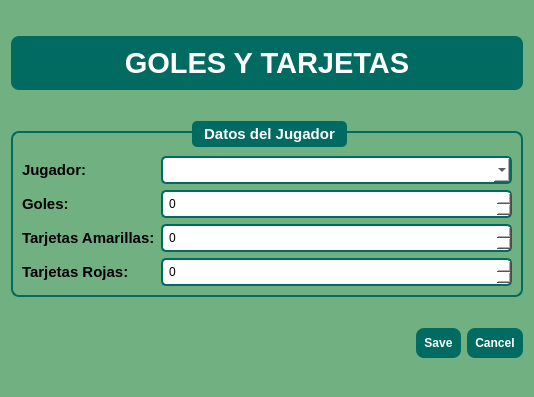
<?xml version="1.0" encoding="UTF-8"?>
<ui version="4.0">
 <class>DialogFormGolesTarjetas</class>
 <widget class="QDialog" name="DialogFormGolesTarjetas">
  <property name="geometry">
   <rect>
    <x>0</x>
    <y>0</y>
    <width>534</width>
    <height>397</height>
   </rect>
  </property>
  <property name="windowTitle">
   <string>Goles y Tarjetas</string>
  </property>
  <property name="styleSheet">
   <string notr="true">
QDialog { background-color: rgb(113,177,129); }

QLabel#lblTitulo {
 font-size: 22pt;
 font-weight: bold;
 color: white;
 background-color: rgb(1,107,97);
 border-radius: 8px;
 padding: 10px;
}

QGroupBox {
 color: white;
 font-weight: bold;
 border: 2px solid rgb(1,107,97);
 border-radius: 8px;
 margin-top: 10px;
}

QGroupBox::title {
 subcontrol-origin: margin;
 subcontrol-position: top center;
 padding: 4px 10px;
 background-color: rgb(1,107,97);
 border-radius: 5px;
}

QSpinBox, QComboBox {
 background-color: white;
 border: 2px solid rgb(1,107,97);
 border-radius: 5px;
 padding: 4px;
}

QPushButton {
 background-color: rgb(1,107,97);
 color: white;
 border-radius: 8px;
 padding: 8px;
 font-weight: bold;
}
   </string>
  </property>
  <layout class="QVBoxLayout">
   <item>
    <widget class="QLabel" name="lblTitulo">
     <property name="sizePolicy">
      <sizepolicy hsizetype="Preferred" vsizetype="Fixed">
       <horstretch>0</horstretch>
       <verstretch>0</verstretch>
      </sizepolicy>
     </property>
     <property name="text">
      <string>GOLES Y TARJETAS</string>
     </property>
     <property name="alignment">
      <set>Qt::AlignmentFlag::AlignCenter</set>
     </property>
    </widget>
   </item>
   <item>
    <widget class="QGroupBox" name="groupBox">
     <property name="sizePolicy">
      <sizepolicy hsizetype="Expanding" vsizetype="Fixed">
       <horstretch>0</horstretch>
       <verstretch>0</verstretch>
      </sizepolicy>
     </property>
     <property name="font">
      <font>
       <pointsize>11</pointsize>
       <bold>true</bold>
      </font>
     </property>
     <property name="title">
      <string>Datos del Jugador</string>
     </property>
     <layout class="QFormLayout">
      <item row="1" column="0">
       <widget class="QLabel" name="label">
        <property name="font">
         <font>
          <pointsize>11</pointsize>
          <bold>true</bold>
         </font>
        </property>
        <property name="text">
         <string>Jugador:</string>
        </property>
       </widget>
      </item>
      <item row="1" column="1">
       <widget class="QComboBox" name="cmbJugador"/>
      </item>
      <item row="2" column="0">
       <widget class="QLabel" name="label">
        <property name="font">
         <font>
          <pointsize>11</pointsize>
          <bold>true</bold>
         </font>
        </property>
        <property name="text">
         <string>Goles:</string>
        </property>
       </widget>
      </item>
      <item row="2" column="1">
       <widget class="QSpinBox" name="spinGoles"/>
      </item>
      <item row="3" column="0">
       <widget class="QLabel" name="label">
        <property name="font">
         <font>
          <pointsize>11</pointsize>
          <bold>true</bold>
         </font>
        </property>
        <property name="text">
         <string>Tarjetas Amarillas:</string>
        </property>
       </widget>
      </item>
      <item row="3" column="1">
       <widget class="QSpinBox" name="spinAmarillas"/>
      </item>
      <item row="4" column="0">
       <widget class="QLabel" name="label">
        <property name="font">
         <font>
          <pointsize>11</pointsize>
          <bold>true</bold>
         </font>
        </property>
        <property name="text">
         <string>Tarjetas Rojas:</string>
        </property>
       </widget>
      </item>
      <item row="4" column="1">
       <widget class="QSpinBox" name="spinRojas"/>
      </item>
      <item row="0" column="1">
       <spacer name="horizontalSpacer">
        <property name="orientation">
         <enum>Qt::Orientation::Horizontal</enum>
        </property>
        <property name="sizeHint" stdset="0">
         <size>
          <width>40</width>
          <height>8</height>
         </size>
        </property>
       </spacer>
      </item>
     </layout>
    </widget>
   </item>
   <item>
    <widget class="QDialogButtonBox" name="buttonBox">
     <property name="standardButtons">
      <set>QDialogButtonBox::StandardButton::Cancel|QDialogButtonBox::StandardButton::Save</set>
     </property>
    </widget>
   </item>
  </layout>
 </widget>
 <resources/>
 <connections>
  <connection>
   <sender>buttonBox</sender>
   <signal>accepted()</signal>
   <receiver>DialogFormGolesTarjetas</receiver>
   <slot>accept()</slot>
   <hints>
    <hint type="sourcelabel">
     <x>20</x>
     <y>20</y>
    </hint>
    <hint type="destinationlabel">
     <x>20</x>
     <y>20</y>
    </hint>
   </hints>
  </connection>
  <connection>
   <sender>buttonBox</sender>
   <signal>rejected()</signal>
   <receiver>DialogFormGolesTarjetas</receiver>
   <slot>reject()</slot>
   <hints>
    <hint type="sourcelabel">
     <x>20</x>
     <y>20</y>
    </hint>
    <hint type="destinationlabel">
     <x>20</x>
     <y>20</y>
    </hint>
   </hints>
  </connection>
 </connections>
</ui>
